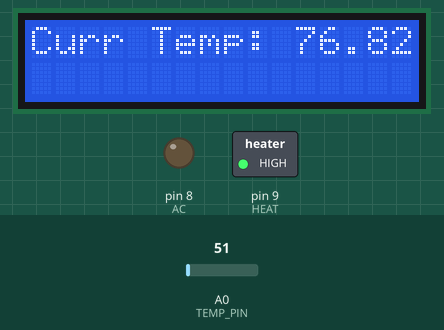
Bench run of a sketch on a simulated Arduino Uno, built with avr-gcc and run on an emulated ATmega328P. Parts: 16×2 character LCD, switched loads named in the sketch (green lamp = pin HIGH), output pins drawn as LEDs (lit = HIGH). Dashed ring = blinking. The test bench sets the inputs (shaded band); at power-on: A0 (TEMP_PIN) = 51. What the sketch prints to the serial monitor is not drawn.

Above: at 1.6 s.
1.7 s: A0 (TEMP_PIN) set to 61
At 2.9 s:
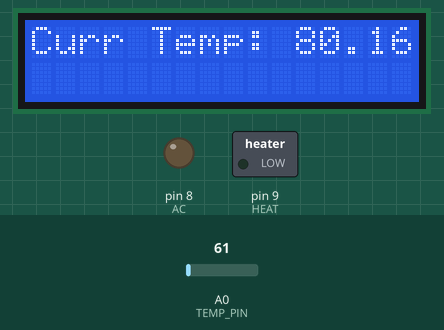
4.7 s: A0 (TEMP_PIN) set to 15
At 5.9 s:
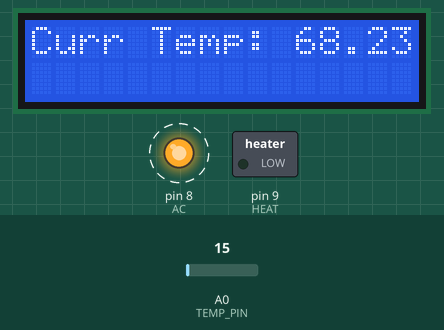
7.7 s: A0 (TEMP_PIN) set to 30
At 10.0 s:
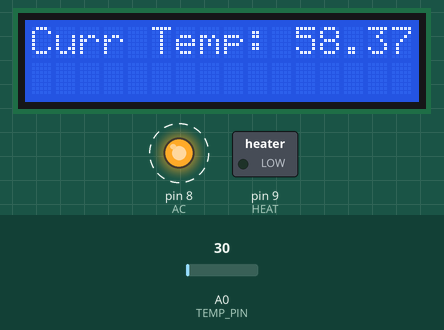
Timing chart, 0 to 16.7 s (numbered marks = the images above; inputs shaded):
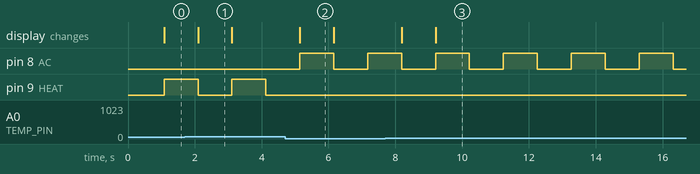

Measured:
- after the input at 1.7 s, the display: changes after 0.40 s (image 1)
- after the input at 4.7 s, pin 8 (AC): LOW → HIGH after 0.44 s, → LOW 1.0 s later, → HIGH 1.0 s later; pin 9 (HEAT): stays LOW (without the input it goes to HIGH after 0.44 s); the display: changes after 0.44 s (image 2)
- after the input at 7.7 s, the display: first changes after 0.49 s (image 3 shows a later state)
- what the display in image 1 shows lasts 1.0 s, from 2.1 s to 3.1 s

The sketch:

Thermostat.ino
```cpp
#include <LiquidCrystal.h>


// Connections:
// rs (LCD pin 4) to Arduino pin 12
// rw (LCD pin 5) to Arduino pin 11
// enable (LCD pin 6) to Arduino pin 10
// LCD pin 15 to Arduino pin 13
// LCD pins d4, d5, d6, d7 to Arduino pins 6, 5, 4, 3
LiquidCrystal lcd(12, 11, 10, 6, 5, 4, 3);

int TEMP_PIN= A0;
int AC = 8;
int HEAT = 9;

float TEMP = 70.0;
float RANGE = 1.5;
int MINUTE = 60000;

void setup()
{
	Serial.begin(9600);
	pinMode(AC, OUTPUT);
	pinMode(HEAT, OUTPUT);
	lcd.begin(16,2);              // columns, rows.  use 16,2 for a 16x2 LCD, etc.
	lcd.clear();                  // start with a blank screen
	lcd.setCursor(0,0);           // set cursor to column 0, row 0 (the first row)
}

void loop()
{
	int AC_state = digitalRead(AC);
	int HEAT_state = digitalRead(HEAT);

	float tempf = get_temperature();
	lcd.setCursor(0,0);
	lcd.print("Curr Temp: ");
	lcd.print(tempf);
	Serial.print(tempf);
	Serial.println(" degrees F");

	if(AC_state == HIGH)
	{
		// Check if temp is inside temperature range and turn off AC
		if(tempf <= TEMP)
			digitalWrite(AC, LOW);
	}
	else if(HEAT_state == HIGH)
	{
		// Check if temp is inside temperature range and turn off HEAT
		if(tempf >= TEMP)
			digitalWrite(HEAT, LOW);
	}
	else
	{
		// Check temp is within ranges
		if(TEMP + RANGE >= tempf)
		{
			digitalWrite(AC, HIGH);
		}
		else if(TEMP - RANGE <= tempf)
		{
			digitalWrite(HEAT, HIGH);
		}
	}

	//sleep(1 * MINUTE);

}


void sleep(int sleepTime)
{
	delay(sleepTime);
}

float get_temperature()
{
	float tempc = 0;
	for(int i = 0; i < 100; i++)
	{
		tempc += analogRead(TEMP_PIN);
		sleep(10);
	}

	tempc /= 100;
	tempc =  (5.0 * tempc * 100.0) / 1024.0;

	float tempf = (tempc * 9 / 5) + 32;
	return tempf;
}
```
